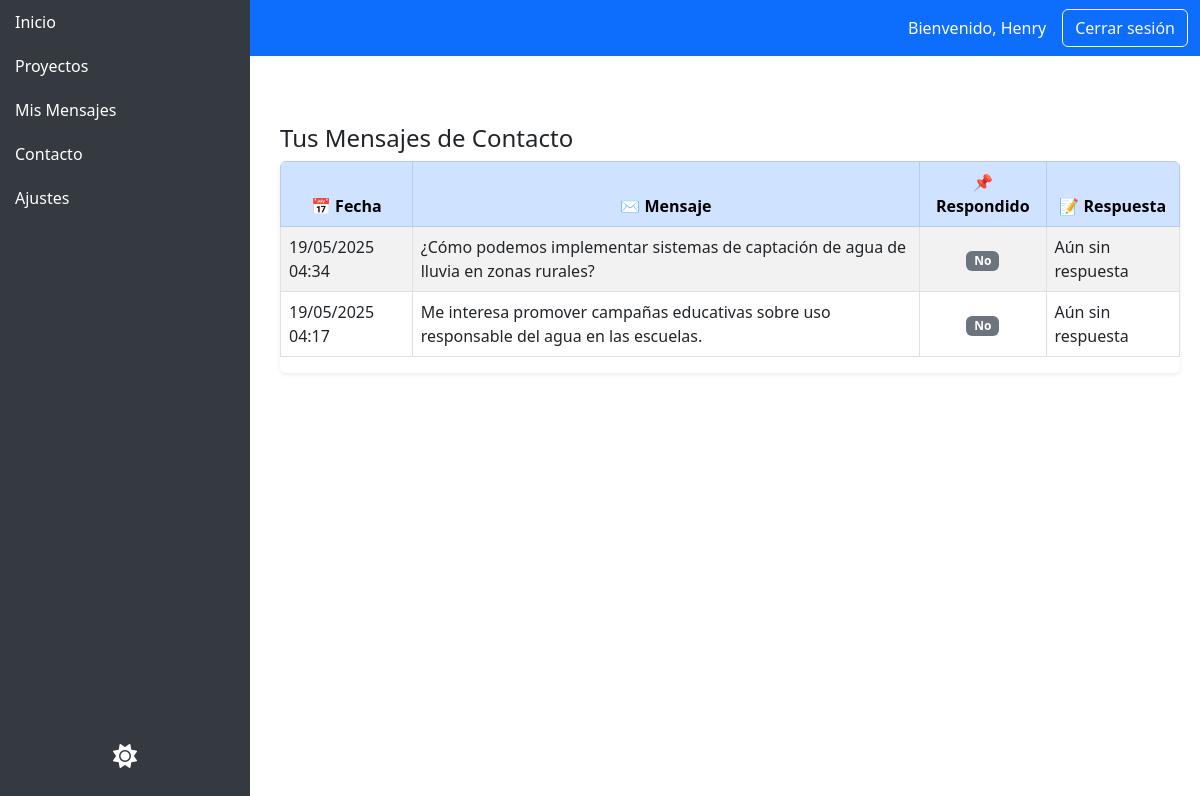
Page /mis-mensajes/ (signed in) on the committed database.
### agua/models.py (models this page shows, shortened)
class MensajeContacto(models.Model):
    usuario = models.ForeignKey(User, on_delete=models.CASCADE, null=True, blank=True)
    nombre = models.CharField(max_length=100)
    email = models.EmailField()
    mensaje = models.TextField()
    fecha = models.DateTimeField(auto_now_add=True)
    respondido = models.BooleanField(default=False)
    respuesta = models.TextField(blank=True, null=True)

### agua/views.py (the view)
# urls.py: path('mis-mensajes/', views.mis_mensajes, name='mis_mensajes'),
@login_required
def mis_mensajes(request):
    mensajes = MensajeContacto.objects.filter(usuario=request.user).order_by('-fecha')
    return render(request, 'agua/mis_mensajes.html', {'mensajes': mensajes})

### agua/context_processors.py (called while the page is built)
def notificaciones_context(request):
    mensajes_no_respondidos = MensajeContacto.objects.filter(respondido=False).count()
    usuarios_no_leidos = UsuarioLeido.objects.filter(leido=False).count()
    return {
        'usuarios_no_leidos': usuarios_no_leidos,
        'mensajes_no_respondidos': mensajes_no_respondidos
    }

### agua/templates/agua/mis_mensajes.html
{% extends 'agua/base_usuario.html' %}
{% block content %}
<h4 class="mt-5">Tus Mensajes de Contacto</h4>
<div class="table-responsive rounded shadow-sm">
    <table class="table table-striped table-hover table-bordered align-middle">
        <thead class="table-primary text-center">
            <tr>
                <th scope="col">📅 Fecha</th>
                <th scope="col">✉️ Mensaje</th>
                <th scope="col">📌 Respondido</th>
                <th scope="col">📝 Respuesta</th>
            </tr>
        </thead>
        <tbody>
            {% for mensaje in mensajes %}
            <tr>
                <td>{{ mensaje.fecha|date:"d/m/Y H:i" }}</td>
                <td>{{ mensaje.mensaje }}</td>
                <td class="text-center">
                    {% if mensaje.respondido %}
                        <span class="badge bg-success">Sí</span>
                    {% else %}
                        <span class="badge bg-secondary">No</span>
                    {% endif %}
                </td>
                <td>{{ mensaje.respuesta|default:"Aún sin respuesta" }}</td>
            </tr>
            {% empty %}
            <tr>
                <td colspan="4" class="text-center text-muted">No has enviado ningún mensaje todavía.</td>
            </tr>
            {% endfor %}
        </tbody>
    </table>
</div>
{% endblock %}

### agua/templates/agua/base_usuario.html (shortened to what this page needs)
<!DOCTYPE html>
<html lang="es">
<head>
    <link href="https://cdn.jsdelivr.net/npm/bootstrap@5.3.0/dist/css/bootstrap.min.css" rel="stylesheet">
    <link href="https://cdnjs.cloudflare.com/ajax/libs/font-awesome/6.0.0-beta3/css/all.min.css" rel="stylesheet">
</head>
<body>
    <nav class="navbar navbar-expand-lg navbar-dark bg-primary">
        <div class="container-fluid">
            <a class="navbar-brand" href="{% url 'panel_usuario' %}">Usuario ODS 6</a>
            <div class="d-flex align-items-center ms-auto">
                <span class="text-white me-3">Bienvenido, {{ user.username }}</span>
                <a href="{% url 'logout' %}" class="btn btn-outline-light">Cerrar sesión</a>
            </div>
        </div>
    </nav>
    <div class="sidebar">
        <ul class="nav flex-column">
            <li class="nav-item">
                <a href="{% url 'panel_usuario' %}" class="nav-link">Inicio</a>
            </li>
            <li class="nav-item">
                <a href="{% url 'proyectos_disponibles' %}" class="nav-link">Proyectos</a>
            </li>
            <li class="nav-item">
                <a href="{% url 'mis_mensajes' %}" class="nav-link">Mis Mensajes</a>
            </li>
            <li class="nav-item">
                <a href="{% url 'contacto_usuario' %}" class="nav-link">Contacto</a>
            </li>
            <li class="nav-item">
                <a href="{% url 'ajustes_usuario' %}" class="nav-link">Ajustes</a>
            </li>
        </ul>
        <button id="toggle-dark-mode" class="btn">
            <i id="mode-icon" class="fas fa-sun"></i>
        </button>
    </div>
    <div class="content-wrapper">
        {% block content %}{% endblock %}
    </div>
</body>
</html>

### agua/templates/agua/base_usuario.html (style rules this page uses)
.sidebar { height: 100vh; position: fixed; top: 0; left: 0; width: 250px; background-color: #343a40; color: white; padding-bottom: 20px; }
.sidebar a { color: white; padding: 10px 15px; display: block; text-decoration: none; }
.content-wrapper { margin-left: 260px; padding: 20px; }
#toggle-dark-mode { position: absolute; bottom: 20px; left: 50%; transform: translateX(-50%); background: none; border: none; color: white; font-size: 24px; cursor: pointer; }

### rows in the picture
MensajeContacto: fecha "19/05/2025 04:34", mensaje "¿Cómo podemos implementar sistemas de captación de agua de lluvia en zonas rurales?", respondido "No", respuesta "Aún sin respuesta"
MensajeContacto: fecha "19/05/2025 04:17", mensaje "Me interesa promover campañas educativas sobre uso responsable del agua en las escuelas.", respondido "No", respuesta "Aún sin respuesta"

### other values in the picture
{{ user.username }} "Henry"
